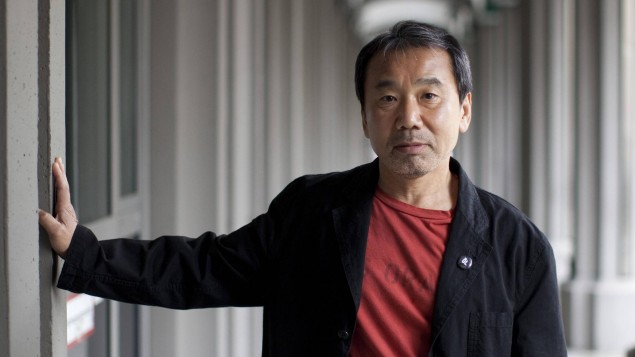
#> input picture Haruki_Murakami.jpg, 635 x 357 px
$ python faceRecognition.py
#> lines starting #> are read from the running program, lines starting #| are printed output that depends on the picture; after the words box and inside, x2 and y2 are one past the last pixel; in counts of white or black regions, pixels touching at a corner belong together
#> further down, img_2 is the input picture: shape (357, 635, 3); mean B, G, R 96.3, 96.7, 103.4
import cv2 as cv


def faceDetection(img_2):
    # img_2 = cv.imread("Haruki_Murakami.jpg")
    face_cascade = cv.CascadeClassifier('haarcascade_frontalface_default.xml')
    gray = cv.cvtColor(img_2, cv.COLOR_BGR2GRAY)
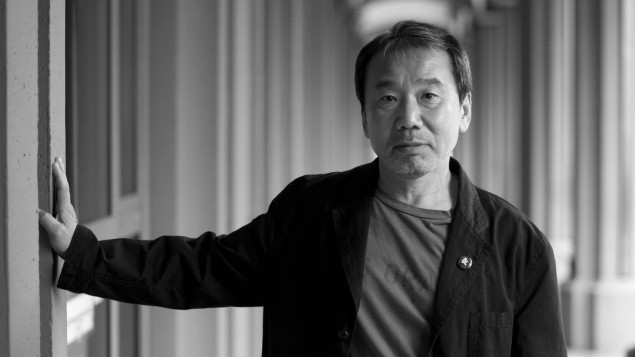
#> gray: shape (357, 635); min 0, max 249, mean 98.6
    faces = face_cascade.detectMultiScale(gray, 1.1, 4)
#> faces = [[359, 54, 109, 109]]
    for (x, y, w, h) in faces:
        cv.rectangle(img_2, (x, y), (x + w, y + h), (255, 255, 255), 2)
#> this loop made 1 pass
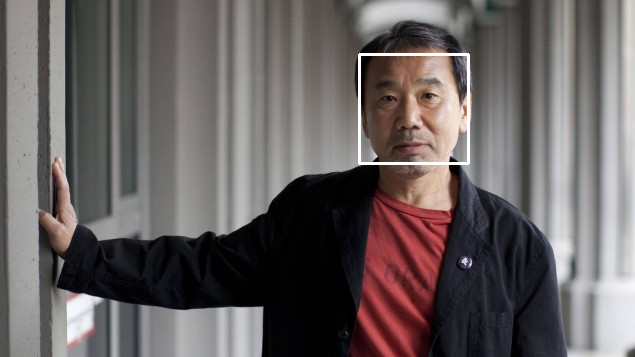
#> img_2: shape (357, 635, 3); 0.58% of pixels changed, all inside (x1, y1, x2, y2) = (358, 53, 470, 165)
    cv.imshow('img_2', img_2)
    cv.waitKey()
    cv.destroyAllWindows()
    print(gray, img_2)
#> (printed output is left out)


# img = cv.imread("test.jpg")
img_2 = cv.imread("Haruki_Murakami.jpg")
faceDetection(img_2)
print(type(img_2))
#| <class 'numpy.ndarray'>

#> (the run stopped early here; a loop or call above may not have finished)

$ run again, with test.jpg copied over Haruki_Murakami.jpg
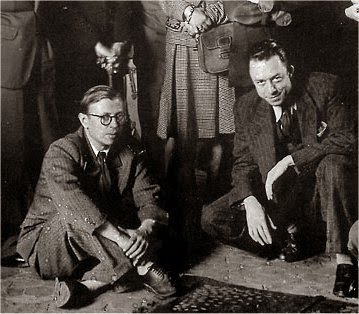
#> input picture test.jpg, 359 x 314 px
#> img_2 is the input picture: shape (314, 359, 3); mean B, G, R 54.7, 60.2, 66.5
#> faces = [[248, 61, 48, 48], [78, 95, 55, 55]]
#> the loop in faceDetection, `for (x, y, w, h) in faces:` made 2 passes
#> after the loop in faceDetection, `for (x, y, w, h) in faces:`:
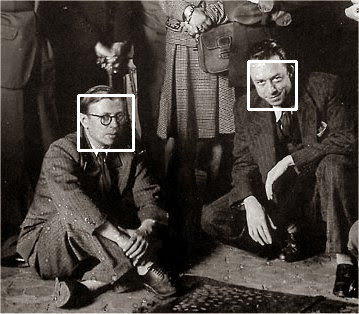
#> img_2: shape (314, 359, 3); 1.09% of pixels changed, all inside (x1, y1, x2, y2) = (77, 60, 298, 152)
#> (printed output is left out)
#| <class 'numpy.ndarray'>
